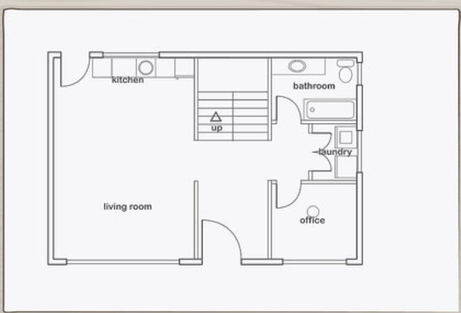
#> input picture uploads/Screenshot 2026-09-08 074503.png, 461 x 313 px, shrunk from 760 x 517 before the run
$ python test_universal_cv.py
#> lines starting #> are read from the running program, lines starting #| are printed output that depends on the picture; after the words box and inside, x2 and y2 are one past the last pixel; in counts of white or black regions, pixels touching at a corner belong together
import cv2
import numpy as np
from pathlib import Path

def extract_blueprint_cv(image_path: str, target_building_width_m: float = 12.0, floor_height_m: float = 2.80, floors_count: int = 1):
#> called with image_path = 'uploads/Screenshot 2026-09-08 074503.png', target_building_width_m = 12, floor_height_m = 2.8, floors_count = 1
    img = cv2.imread(str(image_path))
#> img is the input picture: shape (313, 461, 3); mean B, G, R 238.5, 237.1, 237.6
    if img is None:
        raise ValueError(f"Could not load image: {image_path}")
    h_px, w_px = img.shape[:2]
    gray = cv2.cvtColor(img, cv2.COLOR_BGR2GRAY)

    # Remove outer image borders / window frames
    margin_y = max(4, int(h_px * 0.03))
    margin_x = max(4, int(w_px * 0.03))
    gray[:margin_y, :] = 255
    gray[-margin_y:, :] = 255
    gray[:, :margin_x] = 255
    gray[:, -margin_x:] = 255
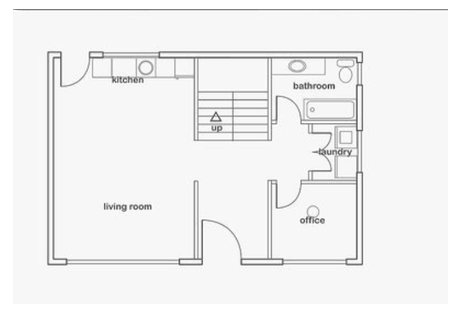
#> gray: shape (313, 461); min 63, max 255, mean 241.4

    # Invert if dark background (e.g. classic blueprint or dark mode)
    if np.mean(gray) < 127:
        gray = 255 - gray

    # Otsu binary thresholding
    _, bin_inv = cv2.threshold(gray, 0, 255, cv2.THRESH_BINARY_INV + cv2.THRESH_OTSU)
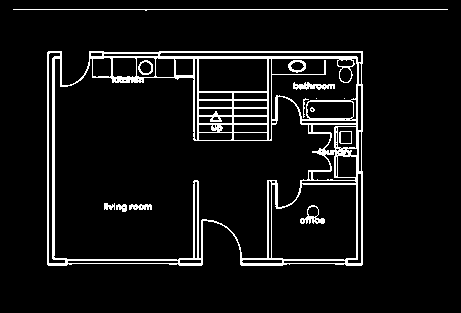
#> bin_inv: shape (313, 461); 7.1% white in thin lines or dots, all inside (x1, y1, x2, y2) = (13, 9, 448, 266)

    # Clean noise (remove single pixel specks)
    kernel_clean = cv2.getStructuringElement(cv2.MORPH_RECT, (2, 2))
    cleaned = cv2.morphologyEx(bin_inv, cv2.MORPH_OPEN, kernel_clean)
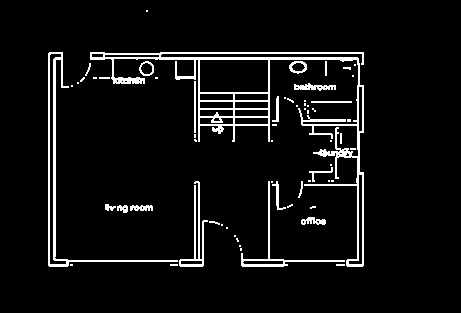
#> cleaned: shape (313, 461); 6% white in thin lines or dots, all inside (x1, y1, x2, y2) = (48, 10, 364, 267)

    # Find building bounding box
    pts = cv2.findNonZero(cleaned)
#> pts = contour of 8689 points, box (x1, y1, x2, y2) (48, 10, 364, 267), area 17000
    if pts is None:
        pts = cv2.findNonZero(bin_inv)
    bx, by, bw, bh = cv2.boundingRect(pts)
#> bx = 48; by = 10; bw = 316; bh = 257

    # Metric scale
    scale = target_building_width_m / max(10, bw)
#> scale = 0.038
    bl_m = round(bh * scale, 2)
#> bl_m = 9.76
    cx_px = bx + bw / 2.0
#> cx_px = 206
    cy_px = by + bh / 2.0
#> cy_px = 138.5

    # Extract structural wall lines (horizontal and vertical)
    h_len = max(10, int(bw * 0.035))
#> h_len = 11
    v_len = max(10, int(bh * 0.035))
#> v_len = 10
    h_k = cv2.getStructuringElement(cv2.MORPH_RECT, (h_len, 1))
    v_k = cv2.getStructuringElement(cv2.MORPH_RECT, (1, v_len))
#> v_k = [1, 1, 1, 1, 1, 1, 1, 1, 1, 1]
    h_walls = cv2.morphologyEx(cleaned, cv2.MORPH_OPEN, h_k)
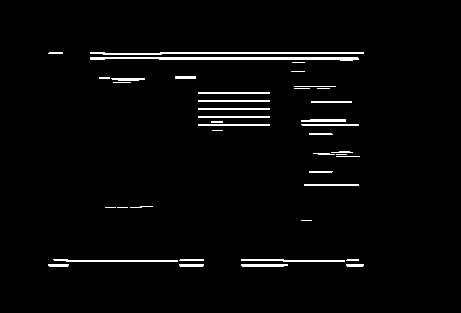
#> h_walls: shape (313, 461); 2.7% white in thin lines or dots, all inside (x1, y1, x2, y2) = (48, 52, 364, 267)
    v_walls = cv2.morphologyEx(cleaned, cv2.MORPH_OPEN, v_k)
#> v_walls: shape (313, 461); 2.4% white in thin lines or dots, all inside (x1, y1, x2, y2) = (48, 53, 364, 268)
    walls_mask = cv2.bitwise_or(h_walls, v_walls)
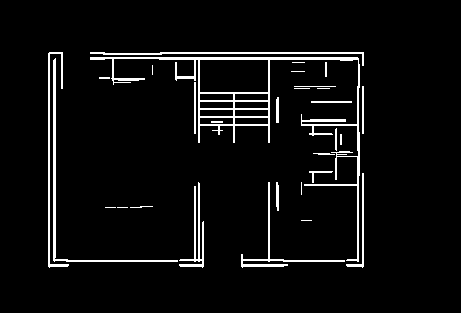
#> walls_mask: shape (313, 461); 5.1% white in thin lines or dots, all inside (x1, y1, x2, y2) = (48, 52, 364, 268)

    # Find walls contours
    wall_contours, _ = cv2.findContours(walls_mask, cv2.RETR_EXTERNAL, cv2.CHAIN_APPROX_SIMPLE)
#> wall_contours = 29 contours, 15 with area under 20; largest, box (x1, y1, x2, y2) and area: (90, 57, 360, 262) 5916, (53, 58, 178, 262) 526, (48, 52, 69, 268) 302, (90, 52, 364, 66) 290, (241, 182, 345, 268) 284
    walls_3d = []
    w_idx = 1

    # 4 Exterior Envelope Walls
    ext_th = 0.22
    walls_3d.append({
        "id": "ext_wall_north", "name": "North Exterior Wall", "wall_type": "EXTERIOR",
        "cx": 0.0, "cy": floor_height_m/2.0, "cz": -bl_m/2.0, "width": target_building_width_m, "height": floor_height_m, "depth": ext_th,
        "color": "#1e293b", "edge_color": "#38bdf8"
    })
    walls_3d.append({
        "id": "ext_wall_south", "name": "South Exterior Wall", "wall_type": "EXTERIOR",
        "cx": 0.0, "cy": floor_height_m/2.0, "cz": bl_m/2.0, "width": target_building_width_m, "height": floor_height_m, "depth": ext_th,
        "color": "#1e293b", "edge_color": "#38bdf8"
    })
    walls_3d.append({
        "id": "ext_wall_west", "name": "West Exterior Wall", "wall_type": "EXTERIOR",
        "cx": -target_building_width_m/2.0, "cy": floor_height_m/2.0, "cz": 0.0, "width": ext_th, "height": floor_height_m, "depth": bl_m,
        "color": "#1e293b", "edge_color": "#38bdf8"
    })
    walls_3d.append({
        "id": "ext_wall_east", "name": "East Exterior Wall", "wall_type": "EXTERIOR",
        "cx": target_building_width_m/2.0, "cy": floor_height_m/2.0, "cz": 0.0, "width": ext_th, "height": floor_height_m, "depth": bl_m,
        "color": "#1e293b", "edge_color": "#38bdf8"
    })

    # Add interior structural walls
    for c in wall_contours:
        area_px = cv2.contourArea(c)
        if area_px < 35:
            continue
        wx, wy, ww, wh = cv2.boundingRect(c)
        # Skip if it is the full outer border
        if ww > bw * 0.95 and wh > bh * 0.95:
            continue
        w_cx = round((wx + ww/2.0 - cx_px) * scale, 2)
        w_cz = round((wy + wh/2.0 - cy_px) * scale, 2)
        w_w = max(0.14, round(ww * scale, 2))
        w_d = max(0.14, round(wh * scale, 2))

        # Don't add walls right on the exterior boundary (already covered by exterior walls)
        if abs(w_cx) > (target_building_width_m / 2.0 - 0.4) and (w_w < 0.3 or w_d > target_building_width_m * 0.7):
            continue
        if abs(w_cz) > (bl_m / 2.0 - 0.4) and (w_d < 0.3 or w_w > bl_m * 0.7):
            continue

        walls_3d.append({
            "id": f"int_wall_{w_idx}",
            "name": f"Partition Wall {w_idx}",
            "wall_type": "INTERIOR",
            "cx": w_cx, "cy": floor_height_m/2.0, "cz": w_cz,
            "width": w_w, "height": floor_height_m, "depth": w_d,
            "color": "#1e293b", "edge_color": "#38bdf8"
        })
        w_idx += 1
#> this loop made 29 passes
#> (area_px, wx, wy, ww, wh, w_cx, w_cz, w_w) on passes 6, 7, 8, 9, 15, 26, 27, 28: (50, 276, 182, 3, 29, 2.72, 2.2, 0.14), (284, 241, 182, 104, 86, 3.3, 3.28, 3.95), (270.5, 179, 182, 25, 86, -0.55, 3.28, 0.95), (126, 346, 173, 18, 95, 5.66, 3.11, 0.68), (48.5, 276, 97, 3, 26, 2.72, -1.08, 0.14), (526, 53, 58, 125, 204, -3.44, 0.82, 4.75), (5915.5, 90, 57, 270, 205, 0.72, 0.8, 10.25), (289.5, 90, 52, 274, 14, 0.8, -3.02, 10.41)
#> after the loop, w_idx = 12; walls_3d = 15 items

    # Extract Rooms: Close small wall gaps and door cuts
    door_gap = max(12, int(min(bw, bh) * 0.045))
#> door_gap = 12
    gap_k = cv2.getStructuringElement(cv2.MORPH_RECT, (door_gap, door_gap))
    closed = cv2.morphologyEx(walls_mask, cv2.MORPH_CLOSE, gap_k)
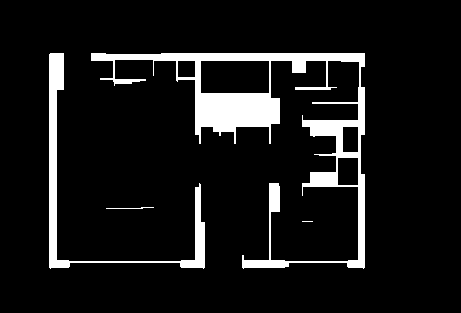
#> closed: shape (313, 461); 9% white; 4 white regions (1 under 20 px), largest, box (x1, y1, x2, y2) and area: (91, 53, 365, 269) 9857, (49, 53, 205, 269) 3097, (106, 207, 154, 209) 50

    # Free space inside building
    inside_mask = np.zeros((h_px, w_px), dtype=np.uint8)
    inside_mask[by+6:by+bh-6, bx+6:bx+bw-6] = 255
    rooms_img = cv2.bitwise_and(cv2.bitwise_not(closed), inside_mask)
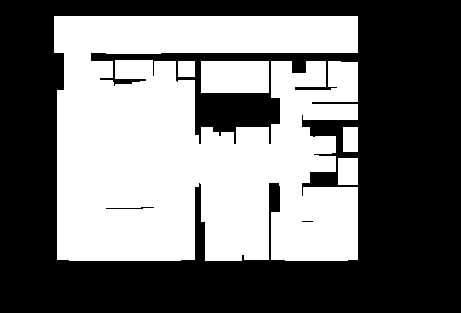
#> rooms_img: shape (313, 461); 44.9% white; 5 white regions

    room_contours, _ = cv2.findContours(rooms_img, cv2.RETR_EXTERNAL, cv2.CHAIN_APPROX_SIMPLE)
#> room_contours = 5 contours; box (x1, y1, x2, y2) and area: (54, 16, 358, 261) 60078, (201, 61, 269, 93) 2077, (338, 158, 358, 185) 494, (343, 127, 358, 152) 336, (178, 61, 195, 77) 240

    min_area = (bw * bh) * 0.015
#> min_area = 1218.2
    raw_rooms = []
    for c in room_contours:
        area_px = cv2.contourArea(c)
        if area_px < min_area:
            continue
        rx, ry, rw, rh = cv2.boundingRect(c)
        # Exclude outer edge overflow
        if rw > bw * 0.95 or rh > bh * 0.95:
            continue
        raw_rooms.append({
            "rx": rx, "ry": ry, "rw": rw, "rh": rh, "area_px": area_px
        })
#> this loop made 5 passes
#> (c, area_px) on passes 1, 2, 4: ([[338, 158], [338, 184], [357, 184], [357, 158]], 494), ([[343, 127], [343, 151], [357, 151], [357, 127]], 336), ([[178, 61], [178, 76], [194, 76], [194, 61]], 240)
#> after the loop, raw_rooms = 1 item

    # If no separate rooms detected due to wide open floorplan, segment by major partition spines
    if len(raw_rooms) <= 1:
        # Distance transform to find local room centers
        dist = cv2.distanceTransform(inside_mask, cv2.DIST_L2, 5)
        # Divide into quadrants or detect regions
        pass

    # Sort rooms by area descending
    raw_rooms.sort(key=lambda r: r["area_px"], reverse=True)

    # Classify rooms dynamically
    classified_rooms = []
    room_types_pool = [
        ("Living Room / Great Room", "LIV", "V", "PRV", "#1e3a5f", "#00f0ff"),
        ("Master Bedroom", "BED1", "V", "PRV", "#1e3a8a", "#fbbf24"),
        ("Kitchen & Dining", "KIT", "V", "PRV", "#155e75", "#22d3ee"),
        ("Bedroom 2", "BED2", "V", "PRV", "#1e3a8a", "#fbbf24"),
        ("Office / Study", "OFF", "V", "PRV", "#3730a3", "#a78bfa"),
        ("Central Corridor / Stairs", "STAIR", "V", "COM", "#4a1c24", "#ffd166"),
        ("Bathroom & Shower", "BATH", "V", "PRV", "#0f766e", "#2dd4bf"),
        ("Laundry & Utility", "LAU", "U", "PRV", "#3730a3", "#a78bfa"),
        ("Powder Room (WC)", "WC", "V", "PRV", "#14532d", "#34d399"),
        ("Pantry / Storage", "PAN", "U", "PRV", "#1e293b", "#a78bfa"),
        ("Covered Porch / Balcony", "BAL", "S", "COM", "#064e3b", "#10b981"),
    ]

    for idx, r in enumerate(raw_rooms):
        name_t, tag_t, s_class, rights, col, edge_col = room_types_pool[idx % len(room_types_pool)]
        if idx >= len(room_types_pool):
            name_t = f"Room {idx+1}"
            tag_t = f"R{idx+1:02d}"

        r_cx = round((r["rx"] + r["rw"]/2.0 - cx_px) * scale, 2)
        r_cz = round((r["ry"] + r["rh"]/2.0 - cy_px) * scale, 2)
        r_w = max(0.6, round(r["rw"] * scale, 2))
        r_l = max(0.6, round(r["rh"] * scale, 2))
        sqm = round(r_w * r_l, 2)

        classified_rooms.append({
            "room_index": idx + 1,
            "id": f"room_{idx+1}",
            "name": name_t,
            "type": "ROOM",
            "unit_tag": f"A101_{tag_t}",
            "space_class": s_class,
            "rights": rights,
            "owner": "Owner A (Suresh Gowda)" if rights == "PRV" else "Community",
            "dimensions_m": {"width": r_w, "length": r_l},
            "area_sqm": sqm,
            "area_sqft": round(sqm * 10.7639, 1),
            "center_m": {"x": r_cx, "y": r_cz},
            "bbox_m": {
                "x_min": round(r_cx - r_w/2.0, 2), "x_max": round(r_cx + r_w/2.0, 2),
                "y_min": round(r_cz - r_l/2.0, 2), "y_max": round(r_cz + r_l/2.0, 2)
            },
            "color": col,
            "edge_color": edge_col
        })
#> this loop made 1 pass
#> (r, s_class, rights, col, edge_col, r_cx) on pass 1: ({'rx': 201, 'ry': 61, 'rw': 68, 'rh': 32, 'area_px': 2077}, 'V', 'PRV', '#1e3a5f', '#00f0ff', 1.1)
#> after the loop, classified_rooms = 1 item

    print(f"[{image_path}] Extracted {len(walls_3d)} 3D walls and {len(classified_rooms)} architectural rooms:")
#| [uploads/Screenshot 2026-09-08 074503.png] Extracted 15 3D walls and 1 architectural rooms:
    for cr in classified_rooms:
        print(f"  - {cr['name']} ({cr['unit_tag']}): {cr['area_sqm']} m² at ({cr['center_m']['x']}, {cr['center_m']['y']})")
#> this loop made 1 pass
#|   - Living Room / Great Room (A101_LIV): 3.15 m² at (1.1, -2.34)

    return {
        "format": "RASTER_CV",
        "blueprint_type": "UNIVERSAL_CV_EXTRUSION",
        "building_dimensions_m": {"width": target_building_width_m, "length": bl_m, "height": floor_height_m * floors_count},
        "floors_count": floors_count,
        "floor_height_m": floor_height_m,
        "rooms_detected": len(classified_rooms),
        "rooms": classified_rooms,
        "walls": walls_3d,
        "units_summary": [
            {
                "unit_id": "APT_01",
                "name": "Custom Blueprint Extrusion",
                "total_carpet_sqm": round(sum(r["area_sqm"] for r in classified_rooms if r["rights"] == "PRV"), 2),
                "rooms_count": len([r for r in classified_rooms if r["rights"] == "PRV"]),
                "side": "FULL_DWELLING"
            }
        ]
    }

if __name__ == "__main__":
    for img_p in [
        "uploads/Screenshot 2026-09-08 074503.png",
        "uploads/Screenshot 2026-09-08 074533.png",
        "sample_blueprints/sample_floor_2unit.jpg",
        "sample_blueprints/user_test_blueprint.png"
    ]:
        extract_blueprint_cv(img_p)
#> pass 2 of the loop `for img_p in [`:
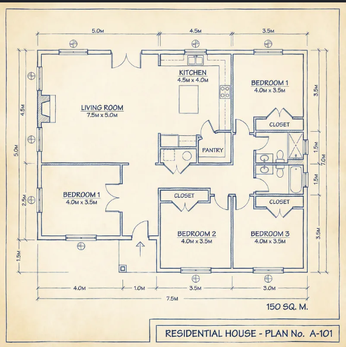
#> input picture uploads/Screenshot 2026-09-08 074533.png, 346 x 347 px, shrunk from 571 x 572 before the run
#> in extract_blueprint_cv, img is the input picture: shape (347, 346, 3); mean B, G, R 208.4, 226.3, 233.5
#> in extract_blueprint_cv (call 2), `_, bin_inv = cv2.threshold(gray, 0, 255, cv2.THRESH_BINARY_INV + cv2.T..`:
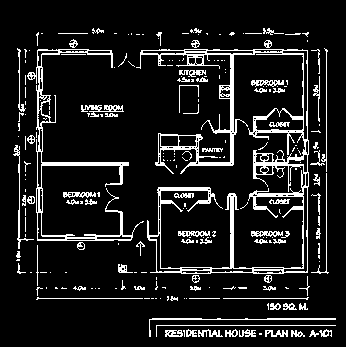
#> bin_inv: shape (347, 346); 11.2% white in thin lines or dots, all inside (x1, y1, x2, y2) = (13, 28, 336, 337)
#> pts = contour of 8664 points, box (x1, y1, x2, y2) (15, 29, 337, 338), area 22094
#> bx = 15; by = 29; bw = 322; bh = 309
#> scale = 0.0373
#> bl_m = 11.52
#> cx_px = 176
#> cy_px = 183.5
#> wall_contours = 47 contours, 20 with area under 20; largest, box (x1, y1, x2, y2) and area: (185, 52, 253, 168) 556, (42, 163, 130, 187) 300, (38, 211, 134, 242) 218, (231, 195, 235, 271) 214, (159, 188, 212, 192) 146
#> the loop in extract_blueprint_cv (call 2), `for c in wall_contours:` made 47 passes
#> (area_px, wx, wy, ww, wh, w_cx, w_cz, w_w) on passes 5, 11, 15, 18: (35, 165, 270, 33, 4, 0.2, 3.3, 1.23), (218.5, 38, 211, 96, 31, -3.35, 1.6, 3.58), (57.5, 254, 198, 14, 14, 3.17, 0.8, 0.52), (214.5, 231, 195, 4, 76, 2.12, 1.84, 0.15)
#> after the loop in extract_blueprint_cv (call 2), `for c in wall_contours:`: w_idx = 16; walls_3d = 19 items
#> door_gap = 13
#> in extract_blueprint_cv (call 2), `rooms_img = cv2.bitwise_and(cv2.bitwise_not(closed), inside_mask)`:
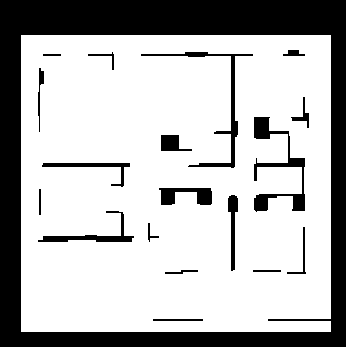
#> rooms_img: shape (347, 346); 71.9% white; 19 black regions
#> room_contours = 1 contour; box (x1, y1, x2, y2) and area: (21, 35, 331, 332) 91276
#> min_area = 1492.5
#> the loop in extract_blueprint_cv (call 2), `for c in room_contours:` made 1 pass
#> (area_px, rx, ry, rw, rh) on pass 1: (91276, 21, 35, 310, 297)
#> after the loop in extract_blueprint_cv (call 2), `for c in room_contours:`: raw_rooms = []
#| [uploads/Screenshot 2026-09-08 074533.png] Extracted 19 3D walls and 0 architectural rooms:
#> pass 3 of the loop `for img_p in [`:
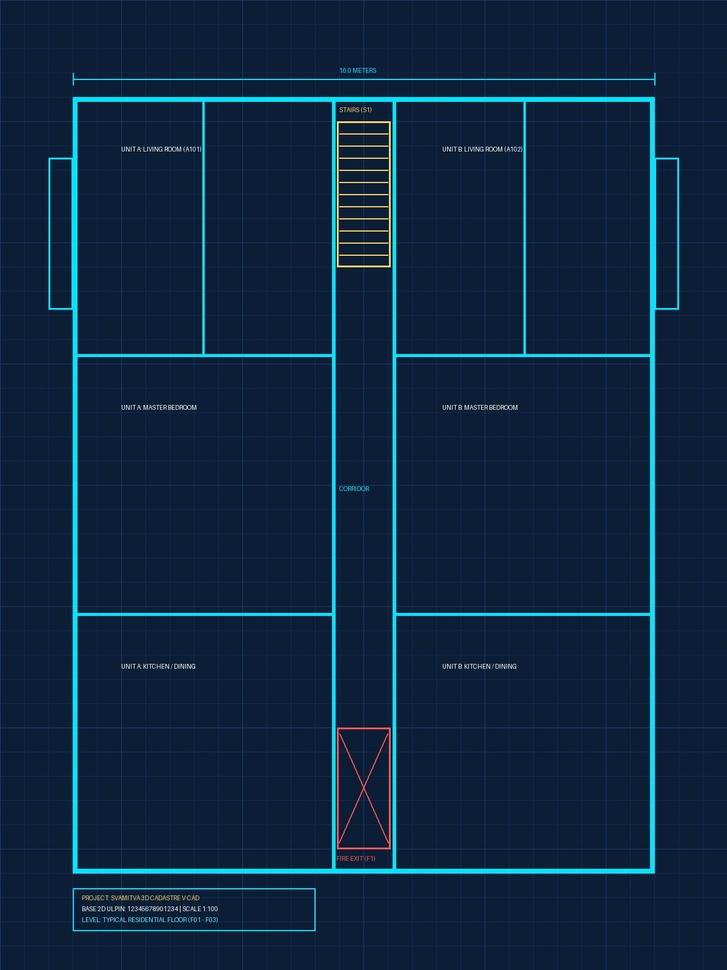
#> input picture sample_blueprints/sample_floor_2unit.jpg, 727 x 970 px, shrunk from 1200 x 1600 before the run
#> in extract_blueprint_cv, img is the input picture: shape (970, 727, 3); mean B, G, R 63, 38.5, 13.9
#> in extract_blueprint_cv (call 3), `_, bin_inv = cv2.threshold(gray, 0, 255, cv2.THRESH_BINARY_INV + cv2.T..`:
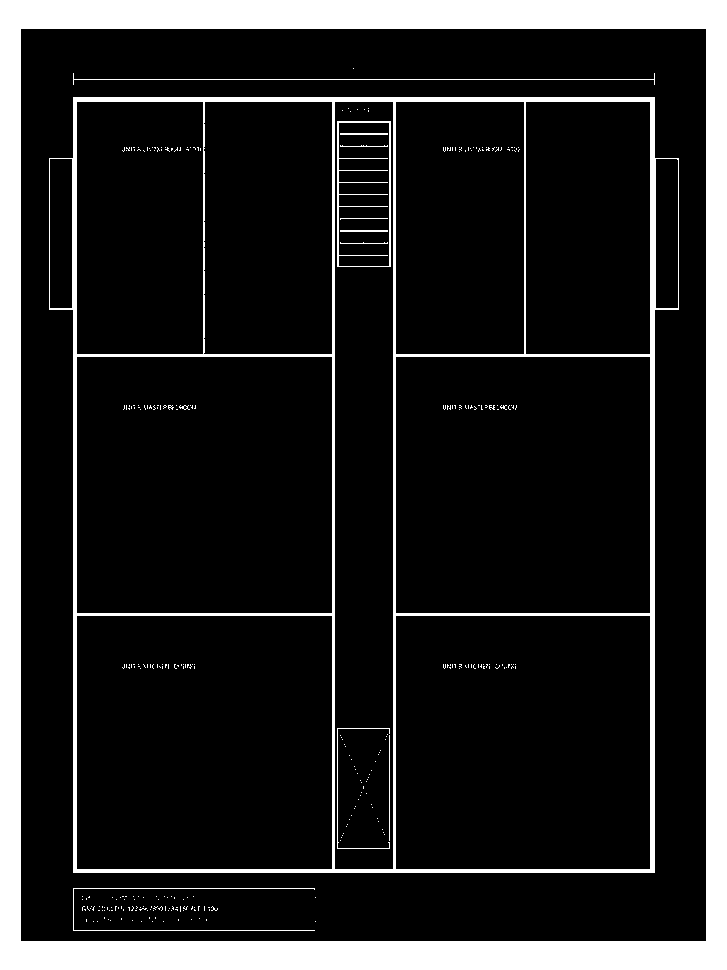
#> bin_inv: shape (970, 727); 15% white; 328 white regions (315 under 20 px), largest, box (x1, y1, x2, y2) and area: (0, 0, 727, 970) 80470, (49, 97, 679, 873) 21534, (337, 121, 391, 267) 1028
#> pts = contour of 102557 points, box (x1, y1, x2, y2) (0, 0, 727, 970), area 0
#> bx = 0; bw = 727; bh = 970
#> scale = 0.0165
#> bl_m = 16.01
#> cx_px = 363.5
#> cy_px = 485
#> h_len = 25
#> v_len = 33
#> v_k = 33 values from 1 to 1
#> wall_contours = [[[0, 0], [0, 969], [726, 969], [726, 0]]]
#> the loop in extract_blueprint_cv (call 3), `for c in wall_contours:` made 1 pass
#> (c, area_px, wx, wy, ww, wh) on pass 1: ([[0, 0], [0, 969], [726, 969], [726, 0]], 703494, 0, 0, 727, 970)
#> after the loop in extract_blueprint_cv (call 3), `for c in wall_contours:`: w_idx = 1; walls_3d = 4 items
#> door_gap = 32
#> in extract_blueprint_cv (call 3), `closed = cv2.morphologyEx(walls_mask, cv2.MORPH_CLOSE, gap_k)`:
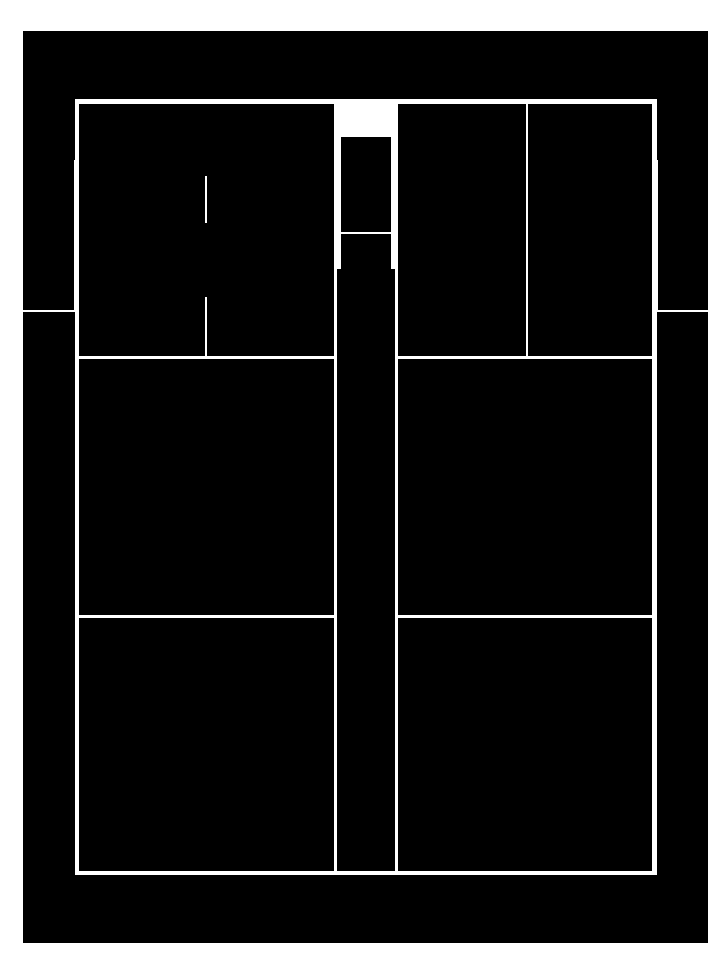
#> closed: shape (970, 727); 14.8% white; 2 white regions, box (x1, y1, x2, y2) and area: (0, 0, 727, 970) 104465, (205, 176, 207, 223) 94
#> room_contours = 11 contours; largest, box (x1, y1, x2, y2) and area: (23, 312, 708, 943) 102692, (23, 31, 708, 310) 66841, (79, 359, 334, 615) 64770, (398, 359, 652, 615) 64515, (79, 618, 334, 871) 64008
#> min_area = 10577.9
#> the loop in extract_blueprint_cv (call 3), `for c in room_contours:` made 11 passes
#> (c, area_px, rx, ry, rw, rh) on passes 1 to 3: ([[398, 618], [398, 870], [651, 870], [651, 618]], 63756, 398, 618, 254, 253), ([[79, 618], [79, 870], [333, 870], [333, 618]], 64008, 79, 618, 255, 253), ([[398, 359], [398, 614], [651, 614], [651, 359]], 64515, 398, 359, 254, 256)
#> after the loop in extract_blueprint_cv (call 3), `for c in room_contours:`: raw_rooms = 10 items
#> the loop in extract_blueprint_cv (call 3), `for idx, r in enumerate(raw_rooms):` made 10 passes
#> (s_class, rights, col, edge_col, r_cx, r_cz) on passes 1, 3, 4: ('V', 'PRV', '#1e3a5f', '#00f0ff', 0.03, 2.35), ('V', 'PRV', '#155e75', '#22d3ee', -2.59, 0.03), ('V', 'PRV', '#1e3a8a', '#fbbf24', 2.67, 0.03)
#| [sample_blueprints/sample_floor_2unit.jpg] Extracted 4 3D walls and 10 architectural rooms:
#> the loop in extract_blueprint_cv (call 3), `for cr in classified_rooms:` made 10 passes
#|   - Living Room / Great Room (A101_LIV): 117.85 m² at (0.03, 2.35)
#|   - Master Bedroom (A101_BED1): 52.14 m² at (0.03, -5.19)
#> (further printed lines are left out)
#> the loop made 4 passes; the first 3 are shown
